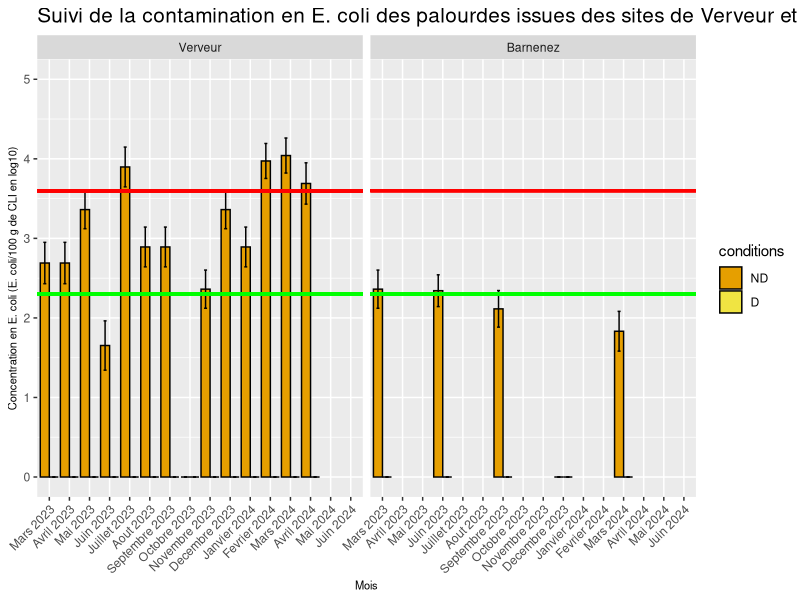
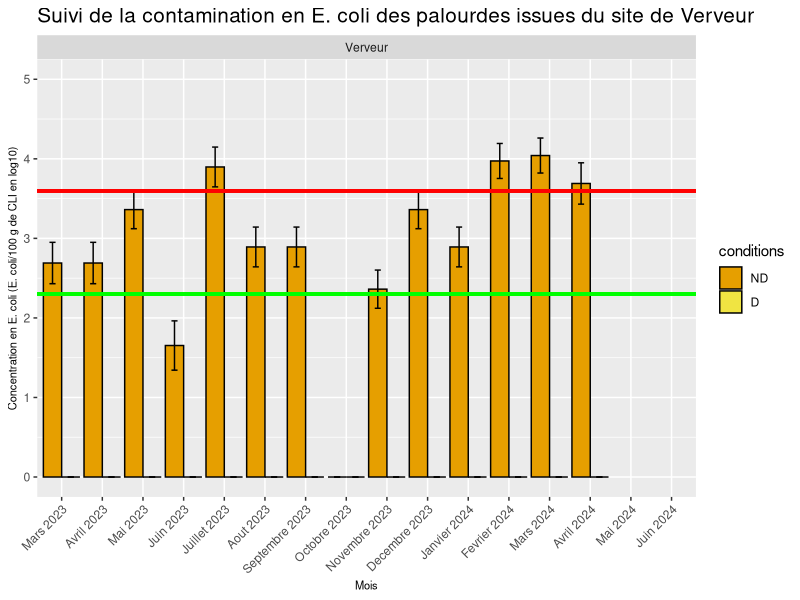
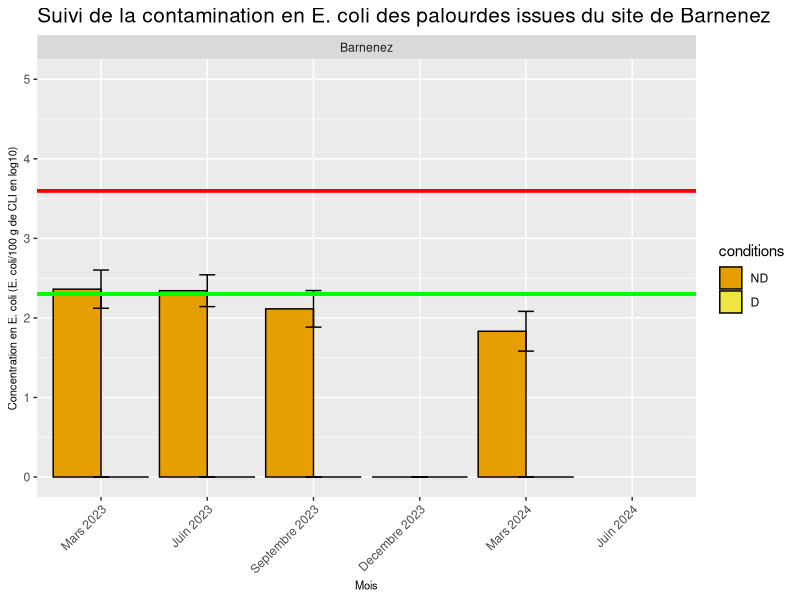
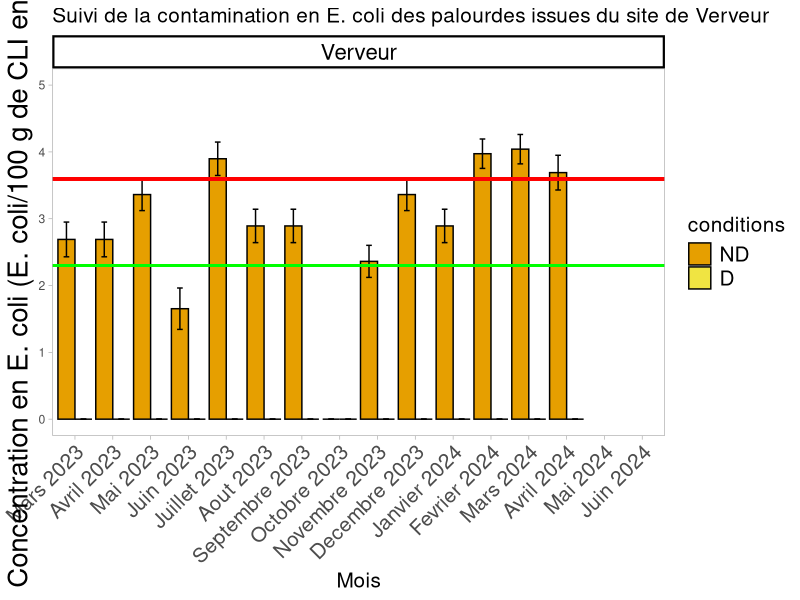
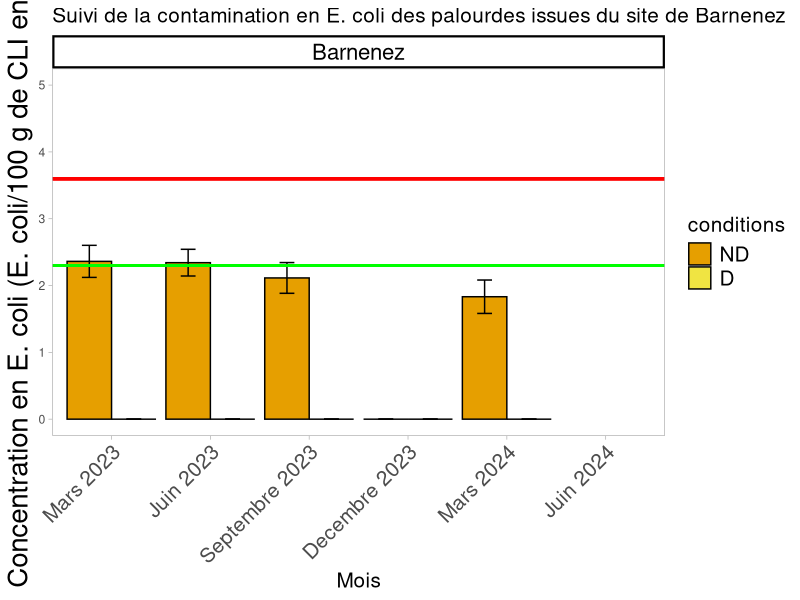
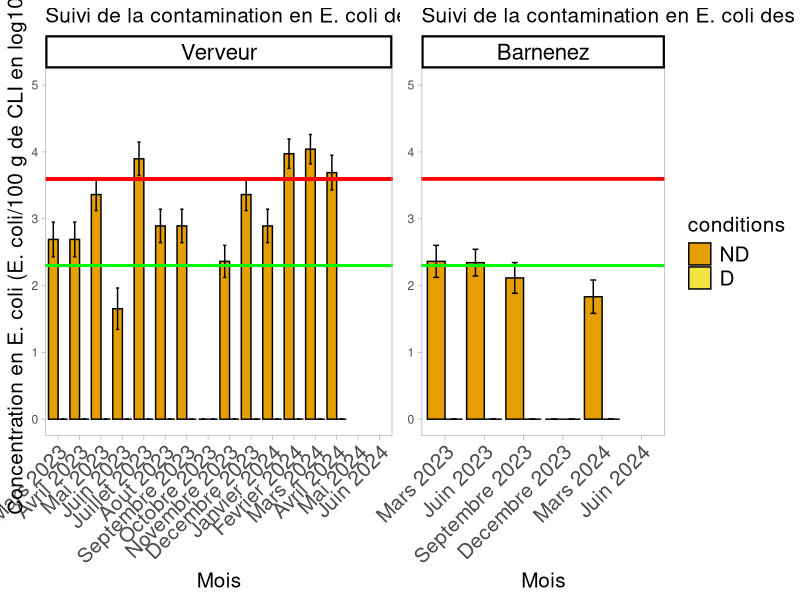
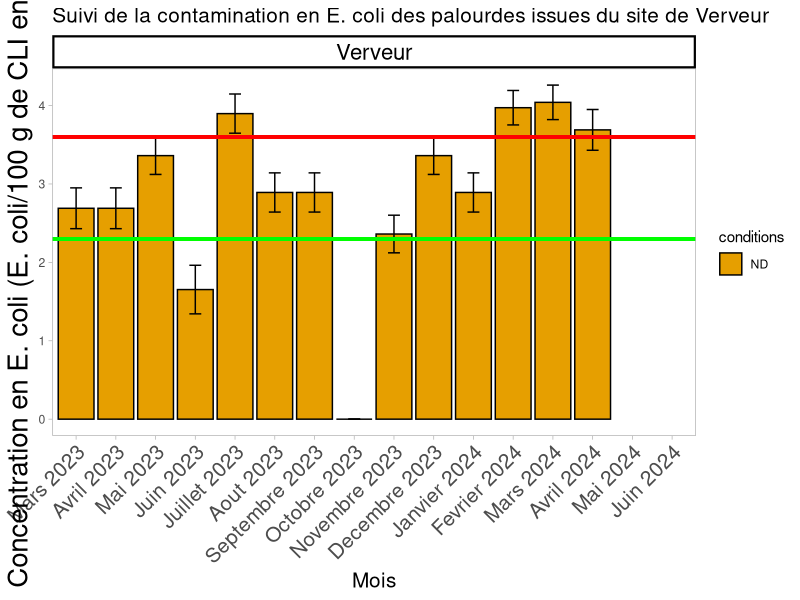
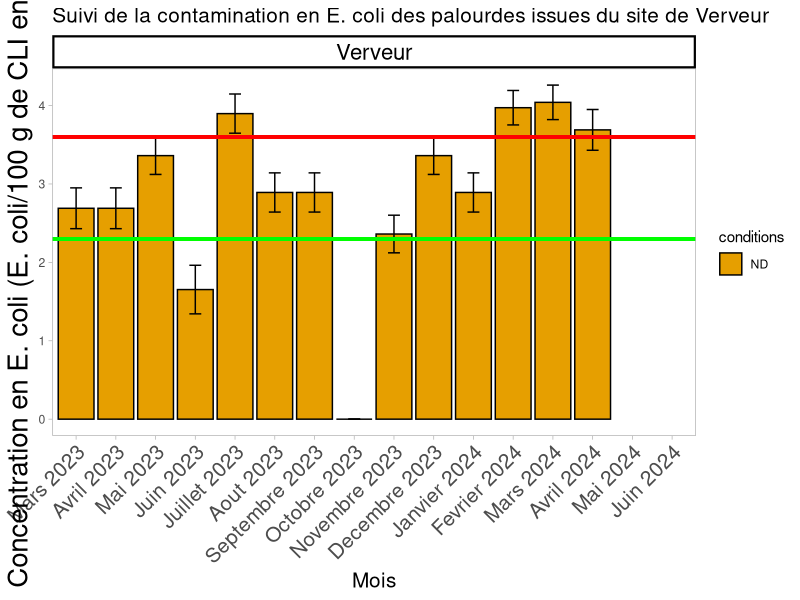

Generate these figures, in order, with R:
## ---- chunk 1
library(ggplot2)

dnbecoli <- read.csv2("Dnbecoli.csv")

dnbecoli$Site <- factor(dnbecoli$Site, levels = c("Verveur", "Barnenez")) 
dnbecoli$conditions <- factor(dnbecoli$conditions, levels = c("ND", "D"))

dnbecoli$mois <- factor(dnbecoli$mois, levels = c("Janvier", "Fevrier", "Mars", "Avril", "Mai", "Juin", "Juillet", "Aout", "Septembre", "Octobre", "Novembre", "Decembre"))

dnbecoli_combined <- rbind(
  transform(subset(dnbecoli, annees == 2023), 
            mois = factor(paste(mois, "2023", sep = " "), levels = unique(paste(dnbecoli$mois, "2023", sep = " ")))),
  transform(subset(dnbecoli, annees == 2024), 
            mois = factor(paste(mois, "2024", sep = " "), levels = unique(paste(dnbecoli$mois, "2024", sep = " "))))
)

# Trier les mois dans l'ordre chronologique
dnbecoli_combined$mois <- factor(dnbecoli_combined$mois, levels = unique(dnbecoli_combined$mois))

Ecoli <- ggplot(dnbecoli_combined, aes(x = mois, y = Ecoli, fill = conditions)) +
  geom_bar(stat = "identity", position = "dodge", color = "black") +
  coord_cartesian(ylim = c(0, max(5))) +
  geom_errorbar(aes(ymin = Ecoli - SD, ymax = Ecoli + SD), width = 0.3, 
                position = position_dodge(width = 0.9)) +
  geom_segment(aes(x = -Inf, xend = Inf, y = 2.3, yend = 2.3), linetype = "solid", size = 1, color = "green") +
  geom_segment(aes(x = -Inf, xend = Inf, y = 3.6, yend = 3.6), linetype = "solid", size = 1, color = "red") +
  labs(title = "Suivi de la contamination en E. coli des palourdes issues des sites de Verveur et Barnenez", 
       x = "Mois", 
       y = "Concentration en E. coli (E. coli/100 g de CLI en log10)") +
  scale_fill_manual(values = c("ND" = "#E69F00", "D" = "#F0E442")) +
  facet_grid(.~Site) +
  theme_gray() +
  theme(axis.text.x = element_text(angle = 45, hjust = 1),
        plot.title = element_text(size = 15),  
        axis.title.x = element_text(size = 8),  
        axis.title.y = element_text(size = 8))
print(Ecoli)
## ---- chunk 2
library(ggplot2)

dnbecoli <- read.csv2("Dnbecoli.csv")

dnbecoli$Site <- factor(dnbecoli$Site, levels = c("Verveur", "Barnenez")) 
dnbecoli$conditions <- factor(dnbecoli$conditions, levels = c("ND", "D"))

dnbecoli$mois <- factor(dnbecoli$mois, levels = c("Janvier", "Fevrier", "Mars", "Avril", "Mai", "Juin", "Juillet", "Aout", "Septembre", "Octobre", "Novembre", "Decembre"))

dnbecoli_combined <- rbind(
  transform(subset(dnbecoli, annees == 2023 & Site == "Verveur"), 
            mois = factor(paste(mois, "2023", sep = " "), levels = unique(paste(dnbecoli$mois, "2023", sep = " ")))),
  transform(subset(dnbecoli, annees == 2024 & Site == "Verveur"), 
            mois = factor(paste(mois, "2024", sep = " "), levels = unique(paste(dnbecoli$mois, "2024", sep = " "))))
)

# Trier les mois dans l'ordre chronologique
dnbecoli_combined$mois <- factor(dnbecoli_combined$mois, levels = unique(dnbecoli_combined$mois))

EcoliVerveur <- ggplot(subset(dnbecoli_combined, Site == "Verveur"), aes(x = mois, y = Ecoli, fill = conditions)) +
  geom_bar(stat = "identity", position = "dodge", color = "black") +
  coord_cartesian(ylim = c(0, max(5))) +
  geom_errorbar(aes(ymin = Ecoli - SD, ymax = Ecoli + SD), width = 0.3, 
                position = position_dodge(width = 0.9)) +
  geom_segment(aes(x = -Inf, xend = Inf, y = 2.3, yend = 2.3), linetype = "solid", size = 1, color = "green") +
  geom_segment(aes(x = -Inf, xend = Inf, y = 3.6, yend = 3.6), linetype = "solid", size = 1, color = "red") +
  labs(title = "Suivi de la contamination en E. coli des palourdes issues du site de Verveur", 
       x = "Mois", 
       y = "Concentration en E. coli (E. coli/100 g de CLI en log10)") +
  scale_fill_manual(values = c("ND" = "#E69F00", "D" = "#F0E442")) +
  facet_grid(.~Site) +
  theme_gray() +
  theme(axis.text.x = element_text(angle = 45, hjust = 1),
        plot.title = element_text(size = 15),  
        axis.title.x = element_text(size = 8),  
        axis.title.y = element_text(size = 8))
print(EcoliVerveur)
## ---- chunk 3
library(ggplot2)

dnbecoli <- read.csv2("Dnbecoli.csv")

dnbecoli$Site <- factor(dnbecoli$Site, levels = c("Verveur", "Barnenez")) 
dnbecoli$conditions <- factor(dnbecoli$conditions, levels = c("ND", "D"))

dnbecoli$mois <- factor(dnbecoli$mois, levels = c("Mars", "Juin", "Septembre", "Decembre"))

dnbecoli_combined <- rbind(
  transform(subset(dnbecoli, annees == 2023 & Site == "Barnenez"), 
            mois = factor(paste(mois, "2023", sep = " "), levels = unique(paste(dnbecoli$mois, "2023", sep = " ")))),
  transform(subset(dnbecoli, annees == 2024 & Site == "Barnenez"), 
            mois = factor(paste(mois, "2024", sep = " "), levels = unique(paste(dnbecoli$mois, "2024", sep = " "))))
)

# Trier les mois dans l'ordre chronologique
dnbecoli_combined$mois <- factor(dnbecoli_combined$mois, levels = unique(dnbecoli_combined$mois))

EcoliBarnenez <- ggplot(subset(dnbecoli_combined, Site == "Barnenez"), aes(x = mois, y = Ecoli, fill = conditions)) +
  geom_bar(stat = "identity", position = "dodge", color = "black") +  # Ajustez la largeur des barres ici
  coord_cartesian(ylim = c(0, max(5))) +
  geom_errorbar(aes(ymin = Ecoli - SD, ymax = Ecoli + SD), width = 0.3, 
                position = position_dodge(width = 0.)) +
  geom_segment(aes(x = -Inf, xend = Inf, y = 2.3, yend = 2.3), linetype = "solid", size = 1, color = "green") +
  geom_segment(aes(x = -Inf, xend = Inf, y = 3.6, yend = 3.6), linetype = "solid", size = 1, color = "red") +
  labs(title = "Suivi de la contamination en E. coli des palourdes issues du site de Barnenez", 
       x = "Mois", 
       y = "Concentration en E. coli (E. coli/100 g de CLI en log10)") +
  scale_fill_manual(values = c("ND" = "#E69F00", "D" = "#F0E442")) +
  facet_grid(.~Site) +
  theme_gray() +
  theme(axis.text.x = element_text(angle = 45, hjust = 1),
        plot.title = element_text(size = 15),  
        axis.title.x = element_text(size = 8),  
        axis.title.y = element_text(size = 8))
print(EcoliBarnenez)
## ---- chunk 4
library(ggplot2)

dnbecoli <- read.csv2("Dnbecoli.csv")

dnbecoli$Site <- factor(dnbecoli$Site, levels = c("Verveur", "Barnenez")) 
dnbecoli$conditions <- factor(dnbecoli$conditions, levels = c("ND", "D"))

dnbecoli$mois <- factor(dnbecoli$mois, levels = c("Janvier", "Fevrier", "Mars", "Avril", "Mai", "Juin", "Juillet", "Aout", "Septembre", "Octobre", "Novembre", "Decembre"))

dnbecoli_combined <- rbind(
  transform(subset(dnbecoli, annees == 2023 & Site == "Verveur"), 
            mois = factor(paste(mois, "2023", sep = " "), levels = unique(paste(dnbecoli$mois, "2023", sep = " ")))),
  transform(subset(dnbecoli, annees == 2024 & Site == "Verveur"), 
            mois = factor(paste(mois, "2024", sep = " "), levels = unique(paste(dnbecoli$mois, "2024", sep = " "))))
)

# Trier les mois dans l'ordre chronologique
dnbecoli_combined$mois <- factor(dnbecoli_combined$mois, levels = unique(dnbecoli_combined$mois))

EcoliVerveurAlisson <- ggplot(subset(dnbecoli_combined, Site == "Verveur"), aes(x = mois, y = Ecoli, fill = conditions)) +
  geom_bar(stat = "identity", position = "dodge", color = "black") +
  coord_cartesian(ylim = c(0, max(5))) +
  geom_errorbar(aes(ymin = Ecoli - SD, ymax = Ecoli + SD), width = 0.3, 
                position = position_dodge(width = 0.9)) +
  geom_segment(aes(x = -Inf, xend = Inf, y = 2.3, yend = 2.3), linetype = "solid", size = 1, color = "green") +
  geom_segment(aes(x = -Inf, xend = Inf, y = 3.6, yend = 3.6), linetype = "solid", size = 1, color = "red") +
  labs(title = "Suivi de la contamination en E. coli des palourdes issues du site de Verveur", 
       x = "Mois", 
       y = "Concentration en E. coli (E. coli/100 g de CLI en log10)") +
  scale_fill_manual(values = c("ND" = "#E69F00", "D" = "#F0E442")) +
facet_grid(.~Site) +
   theme_light() +
  theme(strip.text = element_text(size = 16, color = "black"),
        strip.background = element_rect(colour = "black", fill = "white", size = 1.5, linetype = "solid"),
        panel.grid = element_blank(),
        axis.text.x = element_text(angle = 45, hjust = 1, size = 15),
        plot.title = element_text(size = 15),
        legend.text = element_text(size = 15), 
        legend.title = element_text(size = 15),
        axis.title.x = element_text(size = 15),  # Taille de la légende de l'axe des abscisses
        axis.title.y = element_text(size = 20))  # Taille de la légende de l'axe des ordonnées
print(EcoliVerveurAlisson)
## ---- chunk 5
library(ggplot2)

dnbecoli <- read.csv2("Dnbecoli.csv")

dnbecoli$Site <- factor(dnbecoli$Site, levels = c("Verveur", "Barnenez")) 
dnbecoli$conditions <- factor(dnbecoli$conditions, levels = c("ND", "D"))

dnbecoli$mois <- factor(dnbecoli$mois, levels = c("Mars", "Juin", "Septembre", "Decembre"))

dnbecoli_combined <- rbind(
  transform(subset(dnbecoli, annees == 2023 & Site == "Barnenez"), 
            mois = factor(paste(mois, "2023", sep = " "), levels = unique(paste(dnbecoli$mois, "2023", sep = " ")))),
  transform(subset(dnbecoli, annees == 2024 & Site == "Barnenez"), 
            mois = factor(paste(mois, "2024", sep = " "), levels = unique(paste(dnbecoli$mois, "2024", sep = " "))))
)

# Trier les mois dans l'ordre chronologique
dnbecoli_combined$mois <- factor(dnbecoli_combined$mois, levels = unique(dnbecoli_combined$mois))

EcoliBarnenezAlisson <- ggplot(subset(dnbecoli_combined, Site == "Barnenez"), aes(x = mois, y = Ecoli, fill = conditions)) +
  geom_bar(stat = "identity", position = "dodge", color = "black") +
  coord_cartesian(ylim = c(0, max(5))) +
  geom_errorbar(aes(ymin = Ecoli - SD, ymax = Ecoli + SD), width = 0.3, 
                position = position_dodge(width = 0.9)) +
  geom_segment(aes(x = -Inf, xend = Inf, y = 2.3, yend = 2.3), linetype = "solid", size = 1, color = "green") +
  geom_segment(aes(x = -Inf, xend = Inf, y = 3.6, yend = 3.6), linetype = "solid", size = 1, color = "red") +
  labs(title = "Suivi de la contamination en E. coli des palourdes issues du site de Barnenez", 
       x = "Mois", 
       y = "Concentration en E. coli (E. coli/100 g de CLI en log10)") +
  scale_fill_manual(values = c("ND" = "#E69F00", "D" = "#F0E442")) +
  facet_grid(.~Site) +
  theme_light() +
  theme(strip.text = element_text(size = 16, color = "black"),
        strip.background = element_rect(colour = "black", fill = "white", size = 1.5, linetype = "solid"),
        panel.grid = element_blank(),
        axis.text.x = element_text(angle = 45, hjust = 1, size = 15),
        plot.title = element_text(size = 15),
        legend.text = element_text(size = 15), 
        legend.title = element_text(size = 15),
        axis.title.x = element_text(size = 15),  # Taille de la légende de l'axe des abscisses
        axis.title.y = element_text(size = 20))  # Taille de la légende de l'axe des ordonnées

print(EcoliBarnenezAlisson)

## ---- chunk 6
library(ggplot2)
library(gridExtra)

# Supprimer la légende de l'axe des ordonnées pour EcoliBarnenezAlisson et ajuster celle de EcoliVerveurAlisson
EcoliVerveurAlisson <- EcoliVerveurAlisson + theme(axis.title.y = element_text(size = 15))  # Rétablir la légende de l'axe des ordonnées

#EcoliVerveurAlisson <- EcoliVerveurAlisson + 
  #theme(axis.title.x = element_blank())  # Supprimer la légende de l'axe des abscisses
#EcoliBarnenezAlisson <- EcoliBarnenezAlisson + 
  #theme(axis.title.x = element_blank())  

combined_plots <- grid.arrange(
  EcoliVerveurAlisson + theme(legend.position = "none"),  # Supprimer la légende de EcoliVerveur
  EcoliBarnenezAlisson + theme(axis.title.y = element_blank()),  # Supprimer la légende de EcoliBarnenez et l'axe des ordonnées
  ncol = 2,
  widths = c(1, 1)  # Ajuster la largeur des colonnes à 1 pour qu'elles soient égales
)

# Afficher la légende de l'axe des ordonnées au centre (peut-être optionnel si vous l'avez supprimée pour EcoliBarnenezAlisson)
combined_plots <- combined_plots + theme(axis.title.y = element_text(size = 12, color = "black", face = "bold"))

# Imprimer le graphique combiné
print(combined_plots)

## ---- chunk 7
library(ggplot2)

dnbecoli <- read.csv2("Dnbecoli.csv")

dnbecoli$Site <- factor(dnbecoli$Site, levels = c("Verveur", "Barnenez")) 
dnbecoli$conditions <- factor(dnbecoli$conditions, levels = c("ND", "D"))

dnbecoli$mois <- factor(dnbecoli$mois, levels = c("Janvier", "Fevrier", "Mars", "Avril", "Mai", "Juin", "Juillet", "Aout", "Septembre", "Octobre", "Novembre", "Decembre"))

dnbecoli_combined <- rbind(
  transform(subset(dnbecoli, annees == 2023 & Site == "Verveur"), 
            mois = factor(paste(mois, "2023", sep = " "), levels = unique(paste(dnbecoli$mois, "2023", sep = " ")))),
  transform(subset(dnbecoli, annees == 2024 & Site == "Verveur"), 
            mois = factor(paste(mois, "2024", sep = " "), levels = unique(paste(dnbecoli$mois, "2024", sep = " "))))
)

# Trier les mois dans l'ordre chronologique
dnbecoli_combined$mois <- factor(dnbecoli_combined$mois, levels = unique(dnbecoli_combined$mois))

# Filtrer les données pour ne garder que celles avec la condition "ND"
dnbecoli_combined_D <- subset(dnbecoli_combined, conditions == "ND")

# Définir une couleur unique pour toutes les barres
couleur <- "#E69F00"  
EcoliVerveur <- ggplot(subset(dnbecoli_combined_D, Site == "Verveur"), aes(x = mois, y = Ecoli, fill = conditions)) +
  geom_bar(stat = "identity", position = "dodge", color = "black") +
  coord_cartesian(ylim = c(0, max(dnbecoli_combined_D$Ecoli))) +
  geom_errorbar(aes(ymin = Ecoli - SD, ymax = Ecoli + SD), width = 0.3, 
                position = position_dodge(width = 0.9)) +
  geom_segment(aes(x = -Inf, xend = Inf, y = 2.3, yend = 2.3), linetype = "solid", size = 1, color = "green") +
  geom_segment(aes(x = -Inf, xend = Inf, y = 3.6, yend = 3.6), linetype = "solid", size = 1, color = "red") +
  labs(title = "Suivi de la contamination en E. coli des palourdes issues du site de Verveur", 
       x = "Mois", 
       y = "Concentration en E. coli (E. coli/100 g de CLI en log10)") +
  scale_fill_manual(values = c("ND" = "#E69F00", "D" = "#F0E442")) +
  facet_grid(.~Site) +
  theme_light() +
  theme(strip.text = element_text(size = 16, color = "black"),
        strip.background = element_rect(colour = "black", fill = "white", size = 1.5, linetype = "solid"),
        panel.grid = element_blank(),
        axis.text.x = element_text(angle = 45, hjust = 1, size = 15),
        plot.title = element_text(size = 15),
        axis.title.x = element_text(size = 15),  # Taille de la légende de l'axe des abscisses
        axis.title.y = element_text(size = 20))  # Taille de la légende de l'axe des ordonnées
print(EcoliVerveur)
## ---- chunk 8
library(ggplot2)

dnbecoli <- read.csv2("Dnbecoli.csv")

dnbecoli$Site <- factor(dnbecoli$Site, levels = c("Verveur", "Barnenez")) 
dnbecoli$conditions <- factor(dnbecoli$conditions, levels = c("ND", "D"))

dnbecoli$mois <- factor(dnbecoli$mois, levels = c("Janvier", "Fevrier", "Mars", "Avril", "Mai", "Juin", "Juillet", "Aout", "Septembre", "Octobre", "Novembre", "Decembre"))

dnbecoli_combined <- rbind(
  transform(subset(dnbecoli, annees == 2023 & Site == "Barnenez"), 
            mois = factor(paste(mois, "2023", sep = " "), levels = unique(paste(dnbecoli$mois, "2023", sep = " ")))),
  transform(subset(dnbecoli, annees == 2024 & Site == "Barnenez"), 
            mois = factor(paste(mois, "2024", sep = " "), levels = unique(paste(dnbecoli$mois, "2024", sep = " "))))
)

# Trier les mois dans l'ordre chronologique
dnbecoli_combined$mois <- factor(dnbecoli_combined$mois, levels = unique(dnbecoli_combined$mois))

# Filtrer les données pour ne garder que celles avec la condition "ND"
dnbecoli_combined_D <- subset(dnbecoli_combined, conditions == "ND")

# Définir une couleur unique pour toutes les barres
couleur <- "#E69F00"  
EcoliBarnenez <- ggplot(subset(dnbecoli_combined_D, Site == "Barnenez"), aes(x = mois, y = Ecoli, fill = conditions)) +
  geom_bar(stat = "identity", position = "dodge", color = "black") +
  coord_cartesian(ylim = c(0, max(dnbecoli_combined_D$Ecoli))) +
  geom_errorbar(aes(ymin = Ecoli - SD, ymax = Ecoli + SD), width = 0.3, 
                position = position_dodge(width = 0.9)) +
  geom_segment(aes(x = -Inf, xend = Inf, y = 2.3, yend = 2.3), linetype = "solid", size = 1, color = "green") +
  geom_segment(aes(x = -Inf, xend = Inf, y = 3.6, yend = 3.6), linetype = "solid", size = 1, color = "red") +
  labs(title = "Suivi de la contamination en E. coli des palourdes issues du site de Barnenez", 
       x = "Mois", 
       y = "Concentration en E. coli (E. coli/100 g de CLI en log10)") +
  scale_fill_manual(values = c("ND" = "#E69F00", "D" = "#F0E442")) +
  facet_grid(.~Site) +
  theme_light() +
  theme(strip.text = element_text(size = 16, color = "black"),
        strip.background = element_rect(colour = "black", fill = "white", size = 1.5, linetype = "solid"),
        panel.grid = element_blank(),
        axis.text.x = element_text(angle = 45, hjust = 1, size = 15),
        plot.title = element_text(size = 15),
        axis.title.x = element_text(size = 15),  # Taille de la légende de l'axe des abscisses
        axis.title.y = element_text(size = 20))  # Taille de la légende de l'axe des ordonnées
print(EcoliVerveur)
## ---- chunk 9
library(ggplot2)
library(gridExtra)

EcoliVerveur <- EcoliVerveur + theme(axis.title.y = element_text(size = 15))  

#EcoliVerveurAlisson <- EcoliVerveurAlisson + 
  #theme(axis.title.x = element_blank())  # Supprimer la légende de l'axe des abscisses
#EcoliBarnenezAlisson <- EcoliBarnenezAlisson + 
  #theme(axis.title.x = element_blank())  

combined_plots <- grid.arrange(
  EcoliVerveur + theme(legend.position = "none"),  # Supprimer la légende de EcoliVerveur
  EcoliBarnenez + theme(axis.title.y = element_blank()),  # Supprimer la légende de EcoliBarnenez et l'axe des ordonnées
  ncol = 2,
  widths = c(1, 1)  # Ajuster la largeur des colonnes à 1 pour qu'elles soient égales
)

combined_plots <- combined_plots + theme(axis.title.y = element_text(size = 12, color = "black", face = "bold"))

# Imprimer le graphique combiné
print(combined_plots)
## ---- chunk 10
ggsave("Figures/Ecoli.png", Ecoli, width = 12, height = 6, units = "in")
